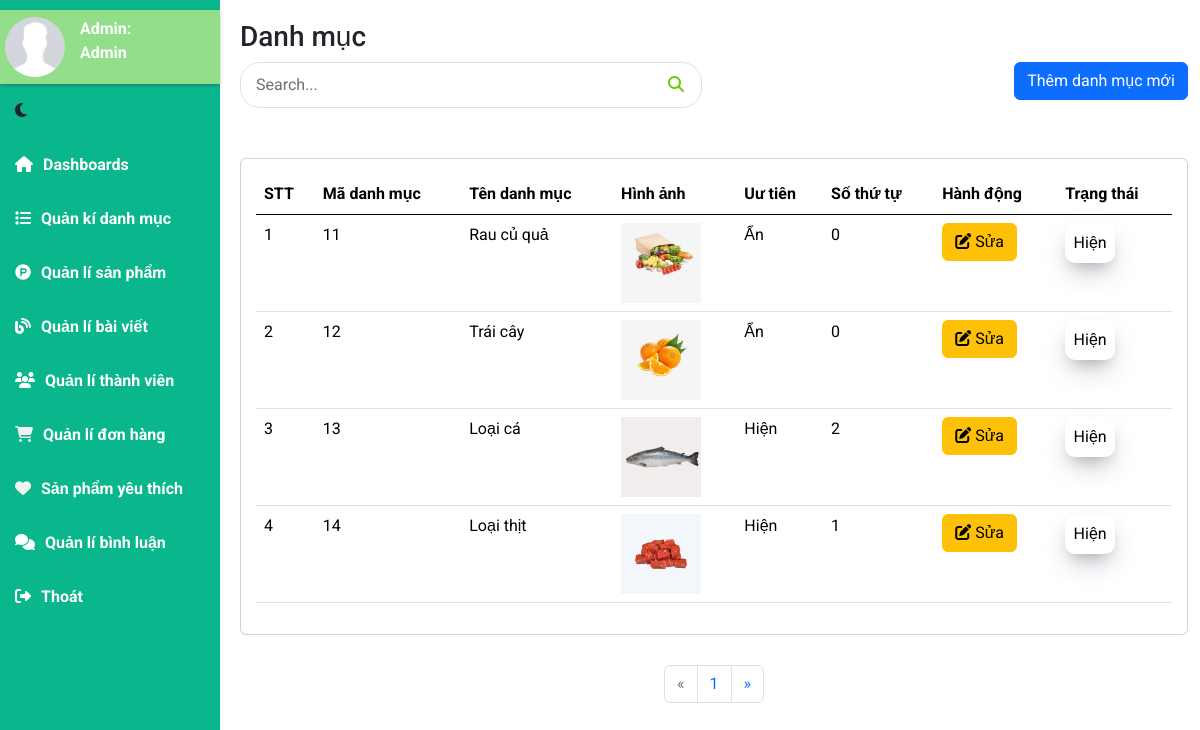
The page /admin/catagory (signed in) on the database its author committed.
### tables this page shows
CREATE TABLE `danhmuc` (
  `MaDM` int NOT NULL,
  `TenDM` varchar(50) NOT NULL,
  `SoThuTu` int DEFAULT NULL COMMENT 'số thứ tự mà danh mục sẽ xuất hiện , tùy mình sắp xếp',
  `UuTien` tinyint(1) DEFAULT NULL COMMENT '0: là cho nó ẩn đi, 1 là cho nó xuất hiện tại trang chủ',
  `HinhAnh` text,
  `TrangThai` tinyint(1) NOT NULL DEFAULT '0' COMMENT '0 là hiện, 1 là ẩn'
);

### app/controller/c_admin.php (called while the page is built, shortened)
<?php
    class c_admin extends c_base{
        private $htmlAdmin;
        function __construct(){
            $this->htmlAdmin = new m_admin;
        }
            public function catagory(){
                $this->titlepage = "Admin catagory";
                $page = isset($_GET['page']) ? (int)$_GET['page'] : 1;
                if(isset($_POST['search_product'])){
                    $keyword = $_POST['keyword'];
                } else {
                    $keyword = "";
                }
                $SoTrang = ceil($this->htmlAdmin->catagory_adminPhanTrang() / 6);
                $danhmucall = $this->htmlAdmin->get_catagoryadmin($keyword, $page);
                $this->data['danhmucall'] = $danhmucall;
                $this->data['SoTrang'] = $SoTrang;
                $this->renderView("admin/v_admin_catagory", $this->titlepage, $this->data);
            }
    }
?>

### app/routing/routeIndex.php (called while the page is built, shortened)
<?php
    $uri = isset($_GET['url']) ? "/".rtrim($_GET['url'], '/') : '/index';
    Route::dispatch($uri);
?>

### index.php (called while the page is built, shortened)
<?php
    include_once 'app/routing/routeIndex.php';
?>

### app/model/m_pdo.php (called while the page is built, shortened)
<?php
            class m_pdo{
        private $dbhost= DB_HOST;
        private $dbname= DB_NAME;
        private $username= DB_USERNAME;
        private $password = DB_PASSWORD;
        private $conn;
        function __construct(){
            try {
                $this->conn = new PDO("mysql:host=".$this->dbhost.";dbname=".$this->dbname, $this->username, $this->password);
                $this->conn->setAttribute(PDO::ATTR_ERRMODE, PDO::ERRMODE_EXCEPTION);
            } catch (PDOException $th) {
                throw $th;
            }
        }
        function pdo_query($sql){
            $sql_args = array_slice(func_get_args(), 1);
            try{
                $this->stmt = $this->conn->prepare($sql);
                $this->stmt->execute($sql_args);
                $rows = $this->stmt->fetchAll();
                return $rows;
            }
            catch(PDOException $e){
                throw $e;
            }
            finally{
                unset($conn);
            }
        }
    }
?>

### app/model/m_admin.php (called while the page is built, shortened)
<?php
    class m_admin {
        private $data;
        function __construct(){
            $this->data = new m_pdo;
        }
        function get_catagoryadmin($keyword,$page=1){
            $BatDau = ($page - 1) * 6;
            return $this->data->pdo_query("SELECT * FROM danhmuc WHERE TenDM LIKE'%$keyword%' LIMIT $BatDau,6");
        }
    }
?>

### app/view/admin/v_admin_catagory.php (the view, shortened to what this page needs)
<?php include_once 'v_admin_header.php' ?>
<div class="main-content">
    <h3 class="title-page">
        Danh mục
    </h3>
    <div class="row">
        <div class="col-md-6">
            <div class="blog__sidebar__search">
                <form action="index.php?mod=admin&act=admin_catagory" method="post">
                    <input type="text" name="keyword" placeholder="Search...">
                    <button type="submit" name="search_product"><i class="fa-solid fa-magnifying-glass" style="color: #69cc05;"></i></button>
                </form>
            </div>
        </div>
        <div class="col-md-6">
            <div class="d-flex justify-content-end">
                <a href="<?=APPURL?>admin/catagoryAdd" class="btn btn-primary mb-2 ">Thêm danh mục mới</a>
            </div>
        </div>
    </div>
    <section class="row">
        <div class="col-sm-12 col-md-12 col xl-12">
            <div class="card chart">
                <table class="table">
                    <thead>
                        <tr>
                            <th>STT</th>
                            <th>Mã danh mục </th>
                            <th>Tên danh mục</th>
                            <th>Hình ảnh</th>
                            <th>Uư tiên</th>
                            <th>Số thứ tự</th>
                            <th>Hành động</th>
                            <th>Trạng thái</th>
                        </tr>
                    </thead>
                    <tbody>
                        <?php
                            $danhmucall = $data['danhmucall'];
                            $stt = 1;
                            foreach($danhmucall as $item):
                        ?>
                        <tr>
                            <td><?=$stt?></td>
                            <td><?=$item['MaDM']?></td>
                            <td><?=$item['TenDM']?></td>
                            <td><img src="<?=APPURL?>public/img/categories/<?=$item['HinhAnh']?>" alt="" style="width:80px; height:80px; object-fit:cover;"></td>
                            <td>
                                <?php
                                    switch ($item['UuTien']) {
                                        case '0':
                                            echo 'Ẩn';
                                            break;
                                        case '1':
                                            echo 'Hiện';
                                            break;
                                    }
                                ?>
                            </td>
                            <td><?=$item['SoThuTu']?></td>
                            <td>
                                <a href="<?=APPURL?>admin/catagoryEdit/<?=$item['MaDM']?>" class="btn btn-warning"><i class="fa-solid fa-pen-to-square"></i> Sửa</a>
                            </td>
                            <td>
                                <?php
                                    switch ($item['TrangThai']) {
                                        case '0':
                                            echo '<p class="statuscatagory_1">Hiện</p>';
                                            break;
                                    }
                                ?>
                            </td>
                        </tr>
                        <?php
                            $stt++;
                            endforeach;
                        ?>
                    </tbody>
                </table>
            </div>
        </div>
    </section>
<div class="admin__pagein">
    <ul class="pagination">
        <li class="page-item <?= ($page <= 1) ? "disabled" : ""?>">
            <a class="page-link" href="<?=APPURL?>admin/catagory?page=<?=($page-1)?>" aria-label="Previous">
                <span aria-hidden="true">&laquo;</span>
            </a>
        </li>
        <?php
        $SoTrang = $data['SoTrang'];
        for($i=1; $i <= $SoTrang ; $i++): ?>
            <li class="page-item <?= ($page==$i) ? 'active' : '' ?>">
                <a class="page-link" href="<?=APPURL?>admin/catagory?page=<?=$i?>"><?=$i?></a>
            </li>
        <?php endfor;  ?>
        <li class="page-item <?=  ($page >= $SoTrang) ? "disabled" : ""?>">
        <a class="page-link" href="<?= APPURL ?>admin/catagory?page=<?= ($page + 1) ?>" aria-label="Next">
                <span aria-hidden="true">&raquo;</span>
            </a>
        </li>
    </ul>
</div>
</div>
<?php include_once 'v_admin_footer.php' ?>

### app/routing/route.php (shortened to what this page needs)
<?php
class route {
    private static $routes = [];
    public static function add($uri, $controller) {
        $uri="#^".$uri."$#";
        self::$routes[] = ['uri' => $uri, 'controller' => $controller];
    }
    public static function dispatch($uri) {
        foreach (self::$routes as $route) {
            if (preg_match($route['uri'], $uri,$matches)) {
                if(count($matches)>0){
                    list($controller, $method) = explode('@', $route['controller']);
                    $controllerInstance = new $controllerClass();
                    $controllerInstance->$method();
                    return;
                }
            }
        }
    }
}

### app/controller/c_base.php (shortened to what this page needs)
<?php
    class c_base{
        function renderView($viewpage, $titlepage ,$data){
            $viewfile = 'app/view/' . $viewpage . '.php';
            if(is_file($viewfile)) {
                include $viewfile;
            }else{
                echo 'Trang không tồn tại';
            }
        }
    }
?>

### app/view/admin/v_admin_header.php (shortened to what this page needs)
<!DOCTYPE html>
<html lang="en">
<head>
    <link href="https://cdn.jsdelivr.net/npm/bootstrap@5.0.2/dist/css/bootstrap.min.css" rel="stylesheet"
>
    <link rel="stylesheet" href="<?=APPURL?>public/css/admin.css">
    <link rel="stylesheet" href="<?=APPURL?>public/bootstrap-5.3.2-dist/css/bootstrap.min.css">
</head>
<body>
    <div class="container-fluid main-page">
        <div class="app-main">
            <nav class="sidebar bg-green">
                <ul>
                    <?php if(isset($_SESSION['user'])): ?>
                        <div class="box_infor">
                            <div class="box_infor__img">
                                <img src="<?=APPURL?>public/img/avatar/<?=$_SESSION['user']['HinhAnh']?>" alt="">
                            </div>
                            <div class="box_infor__p">
                                <div class="box_infor_p_item">
                                    <p>Admin:</p>
                                </div>
                                <div class="box_infor_p_item">
                                    <p ><?=$_SESSION['user']['HoTen']?></p>
                                </div>
                            </div>
                        </div>
                    <?php endif; ?>
                    <li>
                        <div id="change-darkmode">
                            <i class="fa-solid fa-moon"  ></i>
                        </div>
                    </li>
                    <li>
                        <a href="<?=APPURL?>admin/dashboard"><i class="fa-solid fa-house ico-side"></i>Dashboards</a>
                    </li>
                    <li>
                        <a href="<?=APPURL?>admin/catagory"><i class="fa-solid fa-list ico-side" style="color: #ffff;"></i></i>Quản kí danh mục</a>
                    </li>
                    <li>
                        <a href="<?=APPURL?>admin/product"><i class="fa-brands fa-product-hunt ico-side" style="color: #ffffff;"></i>Quản lí sản phẩm</a>
                    </li>
                    <li>
                        <a href="<?=APPURL?>admin/blog"><i class="fa-solid fa-blog ico-side" style="color: #f7f7f7;"></i>Quản lí bài viết</a>
                    </li>
                    <li>
                        <a href="<?=APPURL?>admin/user"><i class="fa-solid fa-users ico-side" style="color: #ffffff;"></i>Quản lí thành viên</a>
                    </li>
                    <li>
                        <a href="<?=APPURL?>admin/order"><i class="fa-solid fa-cart-shopping ico-side" style="color: #f2f2f2;"></i>Quản lí đơn hàng</a>
                    </li>
                    <li>
                        <a href="<?=APPURL?>admin/love"><i class="fa-solid fa-heart ico-side" style="color: #f2f2f2;"></i>Sản phẩm yêu thích</a>
                    </li>
                    <li>
                        <a href="<?=APPURL?>admin/comment"><i class="fa-solid fa-comments ico-side" style="color: #ffffff;"></i>Quản lí bình luận</a>
                    </li>
                    <li>
                        <a href="<?=APPURL?>user/logout"><i class="fa-solid fa-right-from-bracket ico-side" style="color: #ffffff;"></i>Thoát</a>
                    </li>
                </ul>
            </nav>

### app/view/admin/v_admin_footer.php (shortened to what this page needs)
</div>
    </div>
</body>
</html>

### public/css/admin.css (style rules this page uses)
* { padding: 0; margin: 0; box-sizing: border-box; font-family: 'Roboto', sans-serif; }
body { background-color: #e6e6e6; }
.main-page { display: flex; position: relative; padding-left: 0 !important; }
.app-main { width: 100%; }
.sidebar { position: fixed; height: 100vh; width: 220px; padding: 10px 0px !important; font-weight: 700; z-index: 20; }
.bg-green { background-color: #0AB68B; }
nav ul { padding: 0 !important; list-style: none; }
.box_infor { display: flex; background-color: #92DE8B; box-shadow: rgba(50, 50, 93, 0.25) 0px 2px 5px -1px, rgba(0, 0, 0, 0.3) 0px 1px 3px -1px; }
.box_infor__img { padding: 7px 5px; }
.box_infor__img img { width: 60px; height: 60px; object-fit: cover; border-radius: 50%; }
.box_infor__p { padding: 7px 10px; }
.box_infor_p_item p { margin: 0 0; color: #ffffff; transition: ease-in-out .2s all; }
nav ul li { padding: 15px; }
nav ul li a { color: #fff; text-decoration: none; }
.ico-side { margin-right: 10px; }
.main-content { padding-left: 240px; padding-bottom: 20px; }
.main-content .title-page { padding-top: 20px; }
.chart { padding: 15px; border-radius: 10px; }
.admin__pagein { display: flex; justify-content: center; padding-top: 30px; }
.blog__sidebar__search { margin-bottom: 50px; }
.blog__sidebar__search form { position: relative; }
.blog__sidebar__search form input { width: 100%; height: 46px; font-size: 16px; color: #6f6f6f; padding-left: 15px; border: 1px solid #e1e1e1; border-radius: 20px; }
.blog__sidebar__search form input::placeholder { color: #6f6f6f; }
.blog__sidebar__search form button { font-size: 16px; color: #6f6f6f; background: transparent; border: none; position: absolute; right: 0; top: 0; height: 100%; padding: 0px 18px; }
.statuscatagory_1 { width: 50px; border-radius: 10px; text-align: center; padding: 8px 8px; background-color: #fff; color: #000; box-shadow: rgba(50, 50, 93, 0.25) 0px 13px 27px -5px, rgba(0, 0, 0, 0.3) 0px 8px 16px -8px; }

### rows shown on the page
danhmuc: MaDM "11", TenDM "Rau củ quả", HinhAnh (picture), UuTien "Ẩn", SoThuTu "0", TrangThai "Hiện"
danhmuc: MaDM "12", TenDM "Trái cây", HinhAnh (picture), UuTien "Ẩn", SoThuTu "0", TrangThai "Hiện"
danhmuc: MaDM "13", TenDM "Loại cá", HinhAnh (picture), UuTien "Hiện", SoThuTu "2", TrangThai "Hiện"
danhmuc: MaDM "14", TenDM "Loại thịt", HinhAnh (picture), UuTien "Hiện", SoThuTu "1", TrangThai "Hiện"
